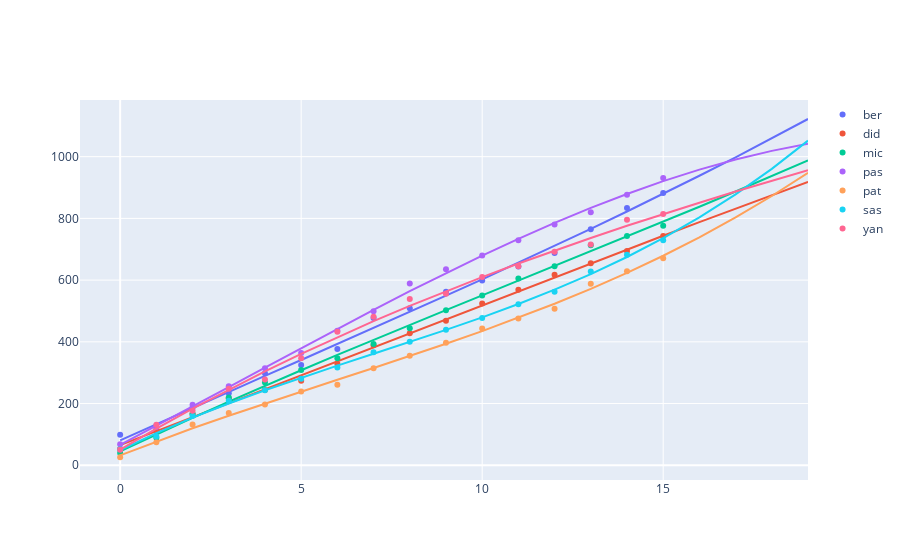

The notebook cell saved with this chart:
### Markdown cell above
## 9. Blick in die Zukunft ...

Hätte der 🐕 nicht  💩, hätte er die 🐈 erwischt 😃

### Code cell
# provide data
add_mds = 4
X = np.arange(len(points_cum) + add_mds).reshape(-1, 1)
Y = points_cum.to_numpy()
D = 3
t = len(df)

# transform data to polynomial
transformer = PolynomialFeatures(degree=D)
X_poly = transformer.fit_transform(X)

# fit the linear regression model on first 34 matchdays
model = LinearRegression().fit(X_poly[:t], Y[:t])

# predict on 38 matchdays
y_pred = model.predict(X_poly)
df_pred = pd.DataFrame(y_pred, columns=df.columns)

# plot
fig = go.Figure()
colors = iter(px.colors.qualitative.Plotly)
for c in df.columns:
    color = next(colors)
    fig.add_trace(go.Scatter(x=np.arange(40), y=points_cum[c], mode='markers', name=c, line=dict(color=color)))
    fig.add_trace(go.Scatter(x=np.arange(40), y=df_pred[c], showlegend=False, line=dict(color=color)))
fig.show()

### Figure 1 — Plotly figure (JSON) as saved in the notebook; plotly's stock layout.template omitted (floating-point values rounded to 4 significant figures)
{"data": [{"line": {"color": "#636EFA"}, "mode": "markers", "name": "ber", "type": "scatter", "x": [0, 1, 2, 3, 4, 5, 6, 7, 8, 9, 10, 11, 12, 13, 14, 15, 16, 17, 18, 19, 20, 21, 22, 23, 24, 25, 26, 27, 28, 29, 30, 31, 32, 33, 34, 35, 36, 37, 38, 39], "y": [99, 112, 186, 233, 298, 325, 377, 477, 509, 562, 599, 644, 688, 765, 834, 882]}, {"line": {"color": "#636EFA"}, "showlegend": false, "type": "scatter", "x": [0, 1, 2, 3, 4, 5, 6, 7, 8, 9, 10, 11, 12, 13, 14, 15, 16, 17, 18, 19, 20, 21, 22, 23, 24, 25, 26, 27, 28, 29, 30, 31, 32, 33, 34, 35, 36, 37, 38, 39], "y": [80.83, 133.5, 185.7, 237.7, 289.4, 341.1, 392.9, 444.8, 497.0, 549.5, 602.6, 656.3, 710.7, 766.0, 822.3, 879.6, 938.1, 998.0, 1059.0, 1122.0]}, {"line": {"color": "#EF553B"}, "mode": "markers", "name": "did", "type": "scatter", "x": [0, 1, 2, 3, 4, 5, 6, 7, 8, 9, 10, 11, 12, 13, 14, 15, 16, 17, 18, 19, 20, 21, 22, 23, 24, 25, 26, 27, 28, 29, 30, 31, 32, 33, 34, 35, 36, 37, 38, 39], "y": [53, 116, 167, 217, 244, 274, 329, 389, 428, 468, 524, 569, 617, 655, 694, 743]}, {"line": {"color": "#EF553B"}, "showlegend": false, "type": "scatter", "x": [0, 1, 2, 3, 4, 5, 6, 7, 8, 9, 10, 11, 12, 13, 14, 15, 16, 17, 18, 19, 20, 21, 22, 23, 24, 25, 26, 27, 28, 29, 30, 31, 32, 33, 34, 35, 36, 37, 38, 39], "y": [65.3, 110.5, 155.8, 201.2, 246.6, 292.2, 337.7, 383.3, 428.7, 474.2, 519.5, 564.7, 609.8, 654.6, 699.3, 743.7, 787.8, 831.7, 875.2, 918.4]}, {"line": {"color": "#00CC96"}, "mode": "markers", "name": "mic", "type": "scatter", "x": [0, 1, 2, 3, 4, 5, 6, 7, 8, 9, 10, 11, 12, 13, 14, 15, 16, 17, 18, 19, 20, 21, 22, 23, 24, 25, 26, 27, 28, 29, 30, 31, 32, 33, 34, 35, 36, 37, 38, 39], "y": [40, 89, 166, 220, 268, 309, 347, 393, 444, 502, 550, 605, 645, 713, 743, 776]}, {"line": {"color": "#00CC96"}, "showlegend": false, "type": "scatter", "x": [0, 1, 2, 3, 4, 5, 6, 7, 8, 9, 10, 11, 12, 13, 14, 15, 16, 17, 18, 19, 20, 21, 22, 23, 24, 25, 26, 27, 28, 29, 30, 31, 32, 33, 34, 35, 36, 37, 38, 39], "y": [45.22, 100.1, 153.7, 206.1, 257.5, 307.9, 357.5, 406.5, 454.9, 502.9, 550.6, 598.1, 645.6, 693.2, 741.0, 789.2, 837.9, 887.1, 937.1, 988.0]}, {"line": {"color": "#AB63FA"}, "mode": "markers", "name": "pas", "type": "scatter", "x": [0, 1, 2, 3, 4, 5, 6, 7, 8, 9, 10, 11, 12, 13, 14, 15, 16, 17, 18, 19, 20, 21, 22, 23, 24, 25, 26, 27, 28, 29, 30, 31, 32, 33, 34, 35, 36, 37, 38, 39], "y": [68, 124, 196, 256, 314, 364, 436, 499, 589, 635, 680, 729, 780, 820, 877, 931]}, {"line": {"color": "#AB63FA"}, "showlegend": false, "type": "scatter", "x": [0, 1, 2, 3, 4, 5, 6, 7, 8, 9, 10, 11, 12, 13, 14, 15, 16, 17, 18, 19, 20, 21, 22, 23, 24, 25, 26, 27, 28, 29, 30, 31, 32, 33, 34, 35, 36, 37, 38, 39], "y": [65.77, 127.5, 190.2, 253.3, 316.6, 379.6, 442.1, 503.7, 564.0, 622.7, 679.4, 733.7, 785.4, 834.0, 879.2, 920.6, 957.9, 990.8, 1019.0, 1042.0]}, {"line": {"color": "#FFA15A"}, "mode": "markers", "name": "pat", "type": "scatter", "x": [0, 1, 2, 3, 4, 5, 6, 7, 8, 9, 10, 11, 12, 13, 14, 15, 16, 17, 18, 19, 20, 21, 22, 23, 24, 25, 26, 27, 28, 29, 30, 31, 32, 33, 34, 35, 36, 37, 38, 39], "y": [26, 75, 132, 169, 197, 239, 261, 314, 355, 397, 443, 476, 507, 588, 629, 671]}, {"line": {"color": "#FFA15A"}, "showlegend": false, "type": "scatter", "x": [0, 1, 2, 3, 4, 5, 6, 7, 8, 9, 10, 11, 12, 13, 14, 15, 16, 17, 18, 19, 20, 21, 22, 23, 24, 25, 26, 27, 28, 29, 30, 31, 32, 33, 34, 35, 36, 37, 38, 39], "y": [32.22, 77.14, 119.8, 160.6, 200.1, 238.7, 276.9, 315.2, 353.9, 393.7, 434.9, 478.0, 523.5, 571.8, 623.5, 678.9, 738.6, 803.0, 872.6, 947.8]}, {"line": {"color": "#19D3F3"}, "mode": "markers", "name": "sas", "type": "scatter", "x": [0, 1, 2, 3, 4, 5, 6, 7, 8, 9, 10, 11, 12, 13, 14, 15, 16, 17, 18, 19, 20, 21, 22, 23, 24, 25, 26, 27, 28, 29, 30, 31, 32, 33, 34, 35, 36, 37, 38, 39], "y": [52, 93, 160, 209, 243, 280, 317, 366, 400, 439, 477, 522, 562, 628, 682, 729]}, {"line": {"color": "#19D3F3"}, "showlegend": false, "type": "scatter", "x": [0, 1, 2, 3, 4, 5, 6, 7, 8, 9, 10, 11, 12, 13, 14, 15, 16, 17, 18, 19, 20, 21, 22, 23, 24, 25, 26, 27, 28, 29, 30, 31, 32, 33, 34, 35, 36, 37, 38, 39], "y": [49.26, 104.1, 154.2, 200.3, 243.3, 283.9, 322.9, 361.2, 399.5, 438.7, 479.4, 522.7, 569.1, 619.6, 674.9, 735.8, 803.2, 877.8, 960.4, 1052.0]}, {"line": {"color": "#FF6692"}, "mode": "markers", "name": "yan", "type": "scatter", "x": [0, 1, 2, 3, 4, 5, 6, 7, 8, 9, 10, 11, 12, 13, 14, 15, 16, 17, 18, 19, 20, 21, 22, 23, 24, 25, 26, 27, 28, 29, 30, 31, 32, 33, 34, 35, 36, 37, 38, 39], "y": [50, 131, 177, 248, 278, 347, 433, 481, 539, 556, 610, 645, 692, 715, 796, 814]}, {"line": {"color": "#FF6692"}, "showlegend": false, "type": "scatter", "x": [0, 1, 2, 3, 4, 5, 6, 7, 8, 9, 10, 11, 12, 13, 14, 15, 16, 17, 18, 19, 20, 21, 22, 23, 24, 25, 26, 27, 28, 29, 30, 31, 32, 33, 34, 35, 36, 37, 38, 39], "y": [50.54, 118.4, 183.2, 245.2, 304.4, 361.0, 415.2, 467.0, 516.7, 564.2, 609.9, 653.7, 695.9, 736.6, 775.9, 814.0, 850.9, 886.9, 922.0, 956.4]}], "layout": {}}
